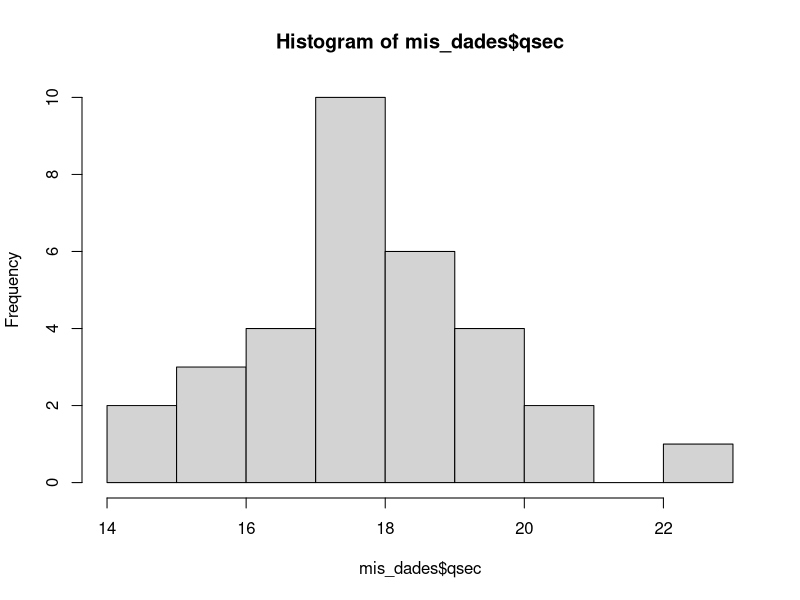
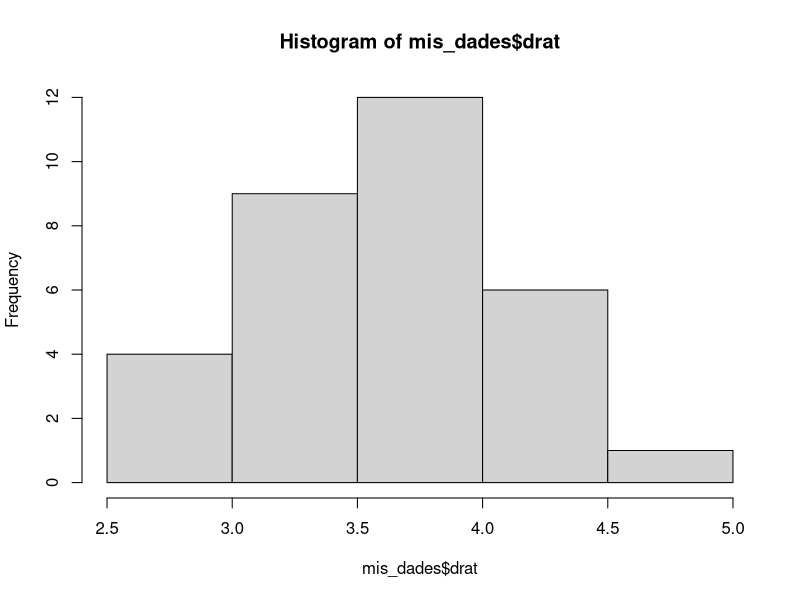

Here is the R script that generated these plots, in order:
#codigo problema 1

mis_dades <- mtcars

mis_dades$qsec#para que te lo de en ela consola debes hacer cntrl+enter
#mitjana, la forula es mean(x)
#mean(mis_dades$qsec)
#para recolectar estos datos se utiliza el HISTOGRAMA(para variables continuas) 'hist()
hist(mis_dades$qsec)

cut(mis_dades$qsec,9)#dividir los datos en intervalos

table(cut(mis_dades$qsec,9))#me dice en que intervalo han caido cada dato, LA FREQUENCIA ABSOLUT,en cambio la FREQUENCIA RELATIVA es
#la frequencia absoluta entre la suma de las repeticiones
table(cut(mis_dades$qsec,9))/32

freq <- table(cut(mis_dades$qsec,9))

tabla <- data.frame(ni=freq,
                    fi=freq/32,
                    Ni=cumsum(freq),
                    Fi=cumsum(freq/32))



mis_dades$drat
hist(mis_dades$drat)
median(mis_dades$qsec)    #mediana 

sort(mis_dades$drat)    #ordenar datos


quantile(mis_dades$drat)#

quantile(mis_dades$mpg, 0.18)
mis_dades$mpg
sort(mis_dades$mpg)

sort(mis_dades$cyl)
IQR(mis_dades$cyl)#rango interquartilico, el 50% de los datos

quantile(mis_dades$cyl)

sd(mis_dades$cyl)

var(mis_dades$cyl)
